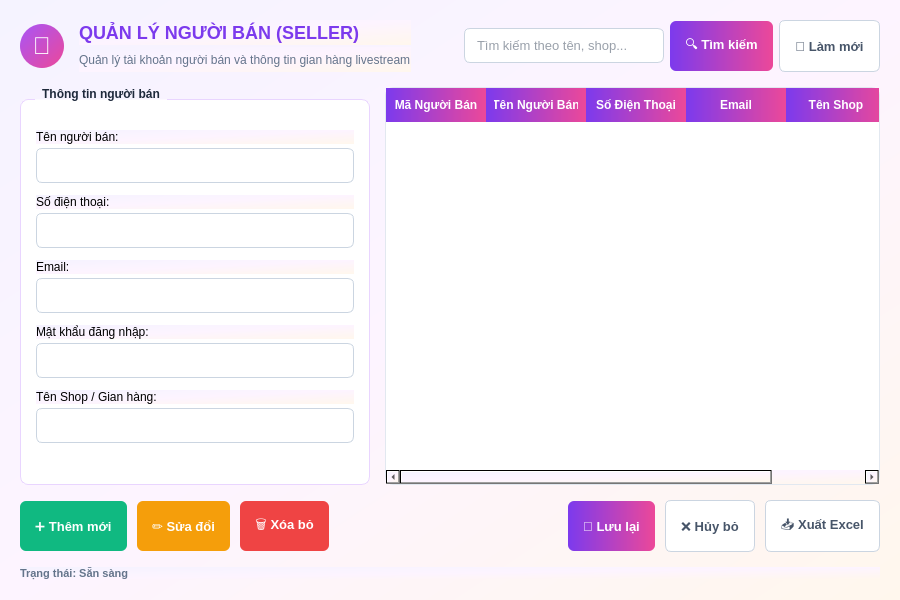
<?xml version="1.0" encoding="UTF-8"?>
<ui version="4.0">
 <class>SellerWidget</class>
 <widget class="QWidget" name="SellerWidget">
  <property name="geometry">
   <rect>
    <x>0</x>
    <y>0</y>
    <width>900</width>
    <height>600</height>
   </rect>
  </property>
  <property name="windowTitle">
   <string>Quản lý Người bán</string>
  </property>
  <property name="styleSheet">
   <string notr="true">
    QWidget {
        background: qlineargradient(spread:pad, x1:0, y1:0, x2:1, y2:1, stop:0 #f5f3ff, stop:0.5 #fdf4ff, stop:1 #fff7ed);
        font-family: &quot;Segoe UI&quot;;
    }
    QLabel#lblTitle {
        font-size: 18px;
        font-weight: bold;
        color: #7c3aed;
    }
    QLabel#lblSubtitle {
        color: #64748b;
        font-size: 12px;
    }
    QGroupBox {
        font-weight: bold;
        color: #1e293b;
        border: 1px solid #e9d5ff;
        border-radius: 8px;
        margin-top: 12px;
        padding-top: 15px;
        background-color: #ffffff;
    }
    QGroupBox::title {
        subcontrol-origin: margin;
        subcontrol-position: top left;
        left: 15px;
        padding: 0 5px;
    }
    QLineEdit {
        border: 1px solid #cbd5e1;
        border-radius: 6px;
        padding: 8px 10px;
        font-size: 13px;
        color: #334155;
        background-color: #ffffff;
    }
    QLineEdit:focus {
        border: 2px solid #a855f7;
    }
    QPushButton {
        border-radius: 6px;
        font-weight: 500;
        font-size: 13px;
        padding: 8px 15px;
        height: 34px;
    }
    QPushButton#btnSearch, QPushButton#btnLuu {
        background: qlineargradient(spread:pad, x1:0, y1:0, x2:1, y2:0, stop:0 #7c3aed, stop:1 #ec4899);
        color: #ffffff;
        border: none;
    }
    QPushButton#btnSearch:hover, QPushButton#btnLuu:hover {
        background: qlineargradient(spread:pad, x1:0, y1:0, x2:1, y2:0, stop:0 #6d28d9, stop:1 #db2777);
    }
    QPushButton#btnThem {
        background-color: #10b981;
        color: #ffffff;
        border: none;
    }
    QPushButton#btnThem:hover {
        background-color: #059669;
    }
    QPushButton#btnSua {
        background-color: #f59e0b;
        color: #ffffff;
        border: none;
    }
    QPushButton#btnSua:hover {
        background-color: #d97706;
    }
    QPushButton#btnXoa {
        background-color: #ef4444;
        color: #ffffff;
        border: none;
    }
    QPushButton#btnXoa:hover {
        background-color: #dc2626;
    }
    QPushButton#btnRefresh, QPushButton#btnHuy, QPushButton#btnXuatExcel {
        background-color: #ffffff;
        border: 1px solid #cbd5e1;
        color: #475569;
    }
    QPushButton#btnRefresh:hover, QPushButton#btnHuy:hover, QPushButton#btnXuatExcel:hover {
        background-color: #f1f5f9;
        color: #1e293b;
    }
    QTableWidget {
        background-color: #ffffff;
        border: 1px solid #e2e8f0;
        border-radius: 8px;
        gridline-color: #f1f5f9;
    }
    QHeaderView::section {
        background: qlineargradient(spread:pad, x1:0, y1:0, x2:1, y2:0, stop:0 #7c3aed, stop:1 #ec4899);
        color: #ffffff;
        font-weight: bold;
        font-size: 12px;
        border: none;
        padding: 8px;
    }
    QTableWidget::item:selected {
        background-color: #f3e8ff;
        color: #7c3aed;
    }
   </string>
  </property>
  <layout class="QVBoxLayout" name="verticalLayout_main">
   <property name="spacing">
    <number>15</number>
   </property>
   <property name="leftMargin">
    <number>20</number>
   </property>
   <property name="topMargin">
    <number>20</number>
   </property>
   <property name="rightMargin">
    <number>20</number>
   </property>
   <property name="bottomMargin">
    <number>20</number>
   </property>
   <item>
    <layout class="QHBoxLayout" name="layoutHeader">
     <item>
      <widget class="QLabel" name="lblIconBadge">
       <property name="minimumSize">
        <size>
         <width>44</width>
         <height>44</height>
        </size>
       </property>
       <property name="maximumSize">
        <size>
         <width>44</width>
         <height>44</height>
        </size>
       </property>
       <property name="font">
        <font>
         <pointsize>18</pointsize>
        </font>
       </property>
       <property name="alignment">
        <set>Qt::AlignCenter</set>
       </property>
       <property name="text">
        <string>👤</string>
       </property>
       <property name="styleSheet">
        <string notr="true">
         #lblIconBadge {
             background: qlineargradient(spread:pad, x1:0, y1:0, x2:1, y2:1, stop:0 #a855f7, stop:1 #ec4899);
             border-radius: 22px;
             color: #ffffff;
         }
        </string>
       </property>
      </widget>
     </item>
     <item>
      <layout class="QVBoxLayout" name="verticalLayout_title">
       <property name="spacing">
        <number>2</number>
       </property>
       <item>
        <widget class="QLabel" name="lblTitle">
         <property name="text">
          <string>QUẢN LÝ NGƯỜI BÁN (SELLER)</string>
         </property>
        </widget>
       </item>
       <item>
        <widget class="QLabel" name="lblSubtitle">
         <property name="text">
          <string>Quản lý tài khoản người bán và thông tin gian hàng livestream</string>
         </property>
        </widget>
       </item>
      </layout>
     </item>
     <item>
      <spacer name="horizontalSpacer_header">
       <property name="orientation">
        <enum>Qt::Horizontal</enum>
       </property>
       <property name="sizeType">
        <enum>QSizePolicy::Expanding</enum>
       </property>
       <property name="sizeHint" stdset="0">
        <size>
         <width>40</width>
         <height>20</height>
        </size>
       </property>
      </spacer>
     </item>
     <item>
      <layout class="QHBoxLayout" name="layoutSearch">
       <property name="spacing">
        <number>6</number>
       </property>
       <item>
        <widget class="QLineEdit" name="txtSearch">
         <property name="minimumSize">
          <size>
           <width>200</width>
           <height>0</height>
          </size>
         </property>
         <property name="placeholderText">
          <string>Tìm kiếm theo tên, shop...</string>
         </property>
        </widget>
       </item>
       <item>
        <widget class="QPushButton" name="btnSearch">
         <property name="text">
          <string>🔍 Tìm kiếm</string>
         </property>
        </widget>
       </item>
       <item>
        <widget class="QPushButton" name="btnRefresh">
         <property name="text">
          <string>🔄 Làm mới</string>
         </property>
        </widget>
       </item>
      </layout>
     </item>
    </layout>
   </item>
   <item>
    <layout class="QHBoxLayout" name="layoutBody">
     <property name="spacing">
      <number>15</number>
     </property>
     <item>
      <widget class="QGroupBox" name="grpSellerForm">
       <property name="minimumSize">
        <size>
         <width>320</width>
         <height>0</height>
        </size>
       </property>
       <property name="maximumSize">
        <size>
         <width>350</width>
         <height>16777215</height>
        </size>
       </property>
       <property name="title">
        <string>Thông tin người bán</string>
       </property>
       <layout class="QVBoxLayout" name="verticalLayout_form">
        <property name="spacing">
         <number>12</number>
        </property>
        <property name="leftMargin">
         <number>15</number>
        </property>
        <property name="topMargin">
         <number>15</number>
        </property>
        <property name="rightMargin">
         <number>15</number>
        </property>
        <property name="bottomMargin">
         <number>15</number>
        </property>
        <item>
         <layout class="QVBoxLayout" name="verticalLayout_name">
          <property name="spacing">
           <number>4</number>
          </property>
          <item>
           <widget class="QLabel" name="lblTenNguoiBan">
            <property name="text">
             <string>Tên người bán:</string>
            </property>
           </widget>
          </item>
          <item>
           <widget class="QLineEdit" name="txtTenNguoiBan"/>
          </item>
         </layout>
        </item>
        <item>
         <layout class="QVBoxLayout" name="verticalLayout_phone">
          <property name="spacing">
           <number>4</number>
          </property>
          <item>
           <widget class="QLabel" name="lblSoDienThoai">
            <property name="text">
             <string>Số điện thoại:</string>
            </property>
           </widget>
          </item>
          <item>
           <widget class="QLineEdit" name="txtSoDienThoai"/>
          </item>
         </layout>
        </item>
        <item>
         <layout class="QVBoxLayout" name="verticalLayout_email">
          <property name="spacing">
           <number>4</number>
          </property>
          <item>
           <widget class="QLabel" name="lblEmail">
            <property name="text">
             <string>Email:</string>
            </property>
           </widget>
          </item>
          <item>
           <widget class="QLineEdit" name="txtEmail"/>
          </item>
         </layout>
        </item>
        <item>
         <layout class="QVBoxLayout" name="verticalLayout_password">
          <property name="spacing">
           <number>4</number>
          </property>
          <item>
           <widget class="QLabel" name="lblMatKhau">
            <property name="text">
             <string>Mật khẩu đăng nhập:</string>
            </property>
           </widget>
          </item>
          <item>
           <widget class="QLineEdit" name="txtMatKhau">
            <property name="echoMode">
             <enum>QLineEdit::Password</enum>
            </property>
           </widget>
          </item>
         </layout>
        </item>
        <item>
         <layout class="QVBoxLayout" name="verticalLayout_shop">
          <property name="spacing">
           <number>4</number>
          </property>
          <item>
           <widget class="QLabel" name="lblTenShop">
            <property name="text">
             <string>Tên Shop / Gian hàng:</string>
            </property>
           </widget>
          </item>
          <item>
           <widget class="QLineEdit" name="txtTenShop"/>
          </item>
         </layout>
        </item>
        <item>
         <spacer name="verticalSpacer_form">
          <property name="orientation">
           <enum>Qt::Vertical</enum>
          </property>
          <property name="sizeType">
           <enum>QSizePolicy::Expanding</enum>
          </property>
          <property name="sizeHint" stdset="0">
           <size>
            <width>20</width>
            <height>40</height>
           </size>
          </property>
         </spacer>
        </item>
       </layout>
      </widget>
     </item>
     <item>
      <widget class="QTableWidget" name="tblSeller">
       <column>
        <property name="text">
         <string>Mã Người Bán</string>
        </property>
       </column>
       <column>
        <property name="text">
         <string>Tên Người Bán</string>
        </property>
       </column>
       <column>
        <property name="text">
         <string>Số Điện Thoại</string>
        </property>
       </column>
       <column>
        <property name="text">
         <string>Email</string>
        </property>
       </column>
       <column>
        <property name="text">
         <string>Tên Shop</string>
        </property>
       </column>
      </widget>
     </item>
    </layout>
   </item>
   <item>
    <layout class="QHBoxLayout" name="layoutActions">
     <property name="spacing">
      <number>10</number>
     </property>
     <item>
      <widget class="QPushButton" name="btnThem">
       <property name="text">
        <string>➕ Thêm mới</string>
       </property>
      </widget>
     </item>
     <item>
      <widget class="QPushButton" name="btnSua">
       <property name="text">
        <string>✏️ Sửa đổi</string>
       </property>
      </widget>
     </item>
     <item>
      <widget class="QPushButton" name="btnXoa">
       <property name="text">
        <string>🗑️ Xóa bỏ</string>
       </property>
      </widget>
     </item>
     <item>
      <spacer name="horizontalSpacer_actions">
       <property name="orientation">
        <enum>Qt::Horizontal</enum>
       </property>
       <property name="sizeType">
        <enum>QSizePolicy::Expanding</enum>
       </property>
       <property name="sizeHint" stdset="0">
        <size>
         <width>40</width>
         <height>20</height>
        </size>
       </property>
      </spacer>
     </item>
     <item>
      <widget class="QPushButton" name="btnLuu">
       <property name="text">
        <string>💾 Lưu lại</string>
       </property>
      </widget>
     </item>
     <item>
      <widget class="QPushButton" name="btnHuy">
       <property name="text">
        <string>❌ Hủy bỏ</string>
       </property>
      </widget>
     </item>
     <item>
      <widget class="QPushButton" name="btnXuatExcel">
       <property name="text">
        <string>📥 Xuất Excel</string>
       </property>
      </widget>
     </item>
    </layout>
   </item>
   <item>
    <widget class="QLabel" name="lblStatus">
     <property name="text">
      <string>Trạng thái: Sẵn sàng</string>
     </property>
     <property name="styleSheet">
      <string notr="true">color: #64748b; font-size: 11px; font-weight: 500;</string>
     </property>
    </widget>
   </item>
  </layout>
 </widget>
 <resources/>
 <connections/>
</ui>
